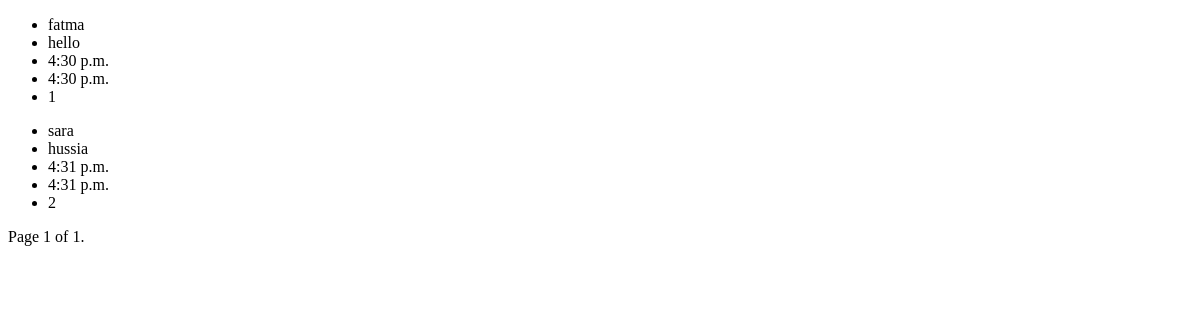
/home/list/, run on an earlier commit of the app's database.
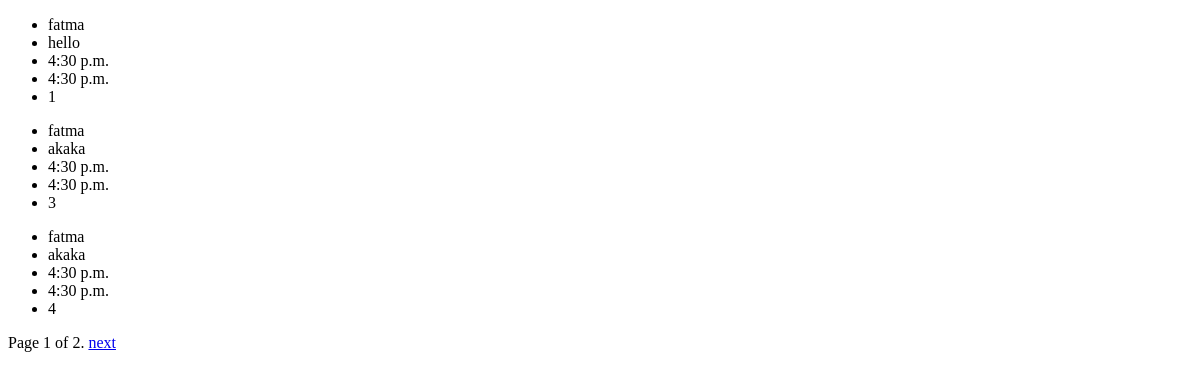
And on a later commit of the database.
### restuarants/models.py (models this page shows, shortened)
class Restaurant (models.Model):
	name=models.CharField(max_length=122)
	description = models.TextField()
	opening_time = models.TimeField()
	closing_time =models.TimeField()
	logo=models.ImageField(null=True, blank=True)
	class Meta:
		ordering=['name']

### restuarants/views.py (the view)
def restaurant_list(request):
	objects= Restaurant.objects.all()
	paginator= Paginator(objects,3)
	number=request.GET.get('page')
	try:
		objects=paginator.page(number)
	except PageNotAnInteger:
		objects = paginator.page(1)
	except EmptyPage:
		objects = paginator.page(paginator.num_pages)
	context ={"items": objects}
	return render(request, "restaurant_list.html", context)

### restuarants/templates/restaurant_list.html (shortened to what this page needs)
<!DOCTYPE html>
<html>
<head>
</head>
<body>
	{% for list in items %}
	<ul>
		<li>{{list.name}}</li>
		<li>{{list.description}}</li>
		<li>{{list.opening_time}}</li>
		<li>{{list.closing_time}}</li>
		<li>{{list.id}}</li>
	</ul>
	{% endfor %}
	<div class="pagination">
        <span class="step-links">
        <span class="current">
                Page {{ items.number }} of {{ items.paginator.num_pages }}.
            </span>
            {% if items.has_next %}
                <a href="?page={{ items.next_page_number }}">next</a>
            {% endif %}
        </span>
    </div>
</body>
</html>

What changed in the data, as far as the page shows it:
no longer on this page (row unchanged): Restaurant: name "sara", description "hussia", opening_time "4:31 p.m.", closing_time "4:31 p.m.", id "2"
added Restaurant: name "fatma", description "akaka", opening_time "4:30 p.m.", closing_time "4:30 p.m.", id "3"
added Restaurant: name "fatma", description "akaka", opening_time "4:30 p.m.", closing_time "4:30 p.m.", id "4"
Also different on the page:
{{ items.paginator.num_pages }}: "1" → "2"
text now shown: "next"
